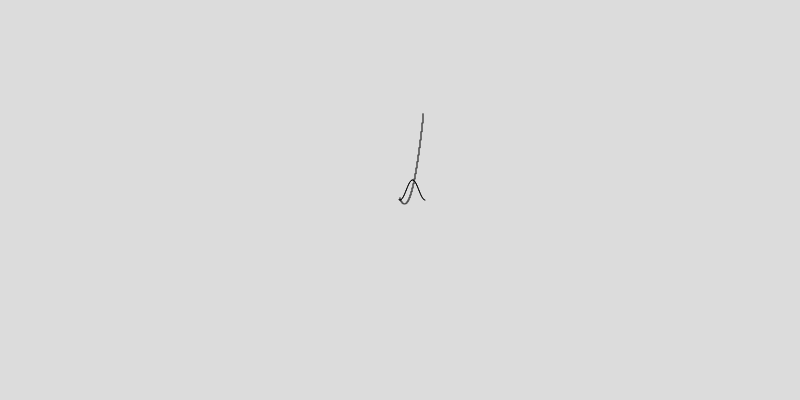
Frame 1 (no input)
Frame 60 (no input): identical to frame 1, image omitted
Frame 120 (the mouse pressed at the canvas centre since frame 60): identical to frame 1, image omitted

The p5.js sketch that drew this single still picture (run headless with seeded random() and noise() and a simulated clock; from frame 60 on, the mouse is pressed at the canvas centre):

// p5.js sketch
// ── sketch.js
let f;
let g;
let h;
let hd;
let hdd;
let x1;
let x2;
let x3;

function setup() {
  createCanvas(800, 400);

  newton_raphson();
}

function draw() {
  background(220);
  //scale(1, -1);
  translate(400, 200);
  //tegner parabel
  strokeWeight(1);
  for (let i = 0; i <= 23; i++) {
    let y1 = ((1 / 4) * sq(i) - 2 * i) * -1;
    let y2 = ((1 / 4) * sq(i - 1) - 2 * (i - 1)) * -1;
    line(i, y1, i, y2);
  }
  angleMode(RADIANS);
  //tegner en sinus funnktion
  for (let i = 0; i <= 25; i++) {
    let y1 = (10 * sin(i / 4 + 11) + 10) * -1;
    let y2 = (10 * sin((i - 1) / 4 + 11) + 10) * -1;
    line(i, y1, i - 1, y2);
  }
}

function newton_raphson() {
  x1 = 3;
  f = ((1 / 4) * sq(x1) - 2 * x1) * -1;
  g = (10 * sin(x1 / 4 + 11) + 10) * -1;
  h = ((1 / 4) * sq(x1) - 2 * x1) * -1 - (10 * sin(x1 / 4 + 11) + 10) * -1;
  hd = x1 / 2 - 2 - (5 * cos(x1 / 4 + 11)) / 2;
  hdd = 1 / 2 + (5 * sin(x1 / 4 + 11)) / 8;
  let score = abs(h * hdd) / abs(sq(hd));
  print("score er " + score);
  let done = false;
  while (score > 1) {
    x1 = x1 - 1;
    print(x1);
    f = ((1 / 4) * sq(x1) - 2 * x1) * -1;
    g = (10 * sin(x1 / 4 + 11) + 10) * -1;
    h = ((1 / 4) * sq(x1) - 2 * x1) * -1 - (10 * sin(x1 / 4 + 11) + 10) * -1;
    hd = x1 / 2 - 2 - (5 * cos(x1 / 4 + 11)) / 2;
    hdd = 1 / 2 + (5 * sin(x1 / 4 + 11)) / 8;
    score = abs(h * hdd) / abs(sq(hd));
    print("score er " + score);
  }
  while (done == false) {
    h = abs(
      ((1 / 4) * sq(x1) - 2 * x1) * -1 - (10 * sin(x1 / 4 + 11) + 10) * -1
    );
    print("h er" + h);
    hd = x1 / 2 - 2 - (5 * cos(x1 / 4 + 11)) / 2;
    print("h' er" + hd);
    x2 = x1 - h / hd;
    if (abs(x2 - x1) < 0.000000001) {
      done = true;
    } else {
      x1 = x2;
    }
    print(x1);
  }
}
